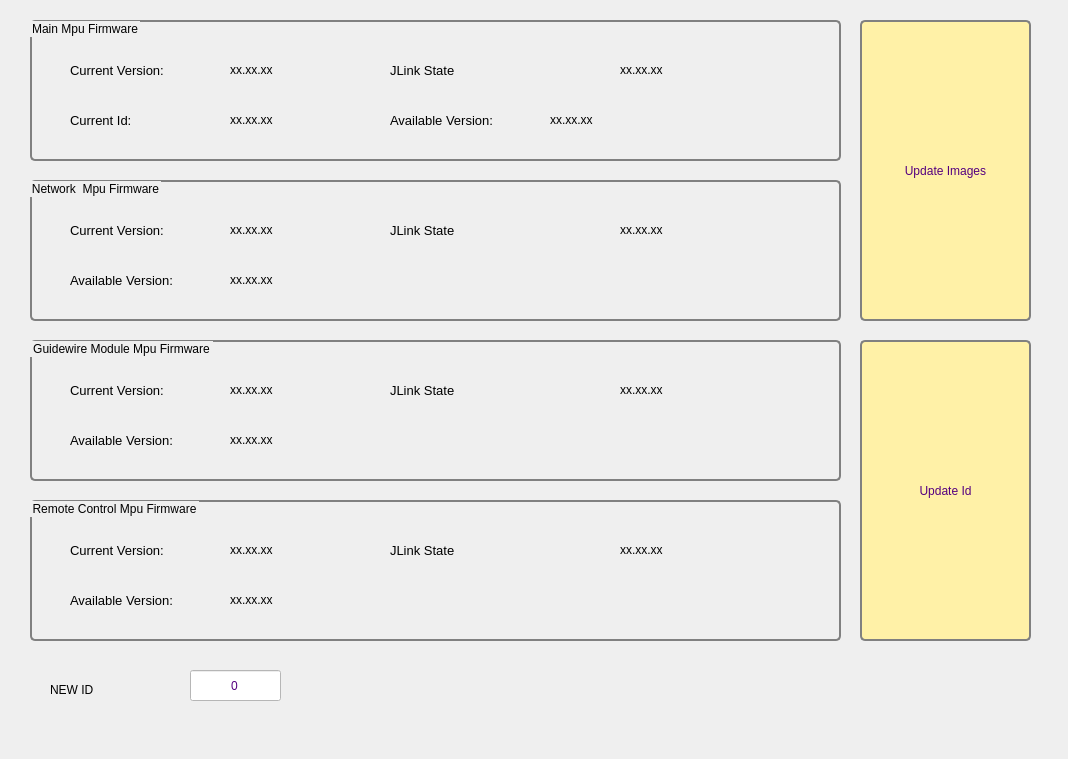
<?xml version="1.0" encoding="UTF-8"?>
<ui version="4.0">
 <author>Evgeny Kofman</author>
 <class>Dialog</class>
 <widget class="QDialog" name="Dialog">
  <property name="geometry">
   <rect>
    <x>0</x>
    <y>0</y>
    <width>1068</width>
    <height>759</height>
   </rect>
  </property>
  <property name="windowTitle">
   <string>Microbot Medical Loader  Version 0.95.</string>
  </property>
  <property name="windowIcon">
   <iconset>
    <normaloff>../../../../../.designer/backup/service.ico</normaloff>../../../../../.designer/backup/service.ico</iconset>
  </property>
  <property name="styleSheet">
   <string notr="true">QtDialog{
	background-color:rgb(196, 209, 212);
}
</string>
  </property>
  <property name="inputMethodHints">
   <set>Qt::ImhPreferNumbers</set>
  </property>
  <widget class="QGroupBox" name="groupBoxMain">
   <property name="geometry">
    <rect>
     <x>30</x>
     <y>20</y>
     <width>811</width>
     <height>141</height>
    </rect>
   </property>
   <property name="accessibleName">
    <string/>
   </property>
   <property name="accessibleDescription">
    <string/>
   </property>
   <property name="layoutDirection">
    <enum>Qt::LeftToRight</enum>
   </property>
   <property name="styleSheet">
    <string notr="true">QGroupBox { 
     border: 2px solid gray; 
     border-radius: 5px; 
 } </string>
   </property>
   <property name="inputMethodHints">
    <set>Qt::ImhDigitsOnly</set>
   </property>
   <property name="title">
    <string>Main Mpu Firmware</string>
   </property>
   <widget class="QLabel" name="labelCurrVersionMp">
    <property name="geometry">
     <rect>
      <x>40</x>
      <y>40</y>
      <width>111</width>
      <height>20</height>
     </rect>
    </property>
    <property name="font">
     <font>
      <pointsize>10</pointsize>
     </font>
    </property>
    <property name="text">
     <string>Current Version:</string>
    </property>
    <property name="scaledContents">
     <bool>true</bool>
    </property>
   </widget>
   <widget class="QLabel" name="varCurrVersionNbrMp">
    <property name="geometry">
     <rect>
      <x>200</x>
      <y>40</y>
      <width>81</width>
      <height>20</height>
     </rect>
    </property>
    <property name="text">
     <string>xx.xx.xx</string>
    </property>
    <property name="scaledContents">
     <bool>true</bool>
    </property>
   </widget>
   <widget class="QLabel" name="varJLinkStateMp">
    <property name="geometry">
     <rect>
      <x>590</x>
      <y>40</y>
      <width>81</width>
      <height>20</height>
     </rect>
    </property>
    <property name="text">
     <string>xx.xx.xx</string>
    </property>
    <property name="scaledContents">
     <bool>true</bool>
    </property>
   </widget>
   <widget class="QLabel" name="labelJLinkStateMp">
    <property name="geometry">
     <rect>
      <x>360</x>
      <y>40</y>
      <width>111</width>
      <height>20</height>
     </rect>
    </property>
    <property name="font">
     <font>
      <pointsize>10</pointsize>
     </font>
    </property>
    <property name="text">
     <string>JLink State</string>
    </property>
    <property name="scaledContents">
     <bool>true</bool>
    </property>
   </widget>
   <widget class="QLabel" name="varAvailableVersionNbrMp">
    <property name="geometry">
     <rect>
      <x>520</x>
      <y>90</y>
      <width>81</width>
      <height>20</height>
     </rect>
    </property>
    <property name="text">
     <string>xx.xx.xx</string>
    </property>
    <property name="scaledContents">
     <bool>true</bool>
    </property>
   </widget>
   <widget class="QLabel" name="labelAvailableVersionMp">
    <property name="geometry">
     <rect>
      <x>360</x>
      <y>90</y>
      <width>111</width>
      <height>20</height>
     </rect>
    </property>
    <property name="font">
     <font>
      <pointsize>10</pointsize>
     </font>
    </property>
    <property name="text">
     <string>Available Version:</string>
    </property>
    <property name="scaledContents">
     <bool>true</bool>
    </property>
   </widget>
   <widget class="QLabel" name="varCurrVersionNbrMp_2">
    <property name="geometry">
     <rect>
      <x>200</x>
      <y>90</y>
      <width>81</width>
      <height>20</height>
     </rect>
    </property>
    <property name="text">
     <string>xx.xx.xx</string>
    </property>
    <property name="scaledContents">
     <bool>true</bool>
    </property>
   </widget>
   <widget class="QLabel" name="labelCurrIdM">
    <property name="geometry">
     <rect>
      <x>40</x>
      <y>90</y>
      <width>91</width>
      <height>20</height>
     </rect>
    </property>
    <property name="font">
     <font>
      <pointsize>10</pointsize>
     </font>
    </property>
    <property name="text">
     <string>Current Id:</string>
    </property>
    <property name="scaledContents">
     <bool>true</bool>
    </property>
   </widget>
  </widget>
  <widget class="QPushButton" name="pushButtonManualSet">
   <property name="geometry">
    <rect>
     <x>860</x>
     <y>20</y>
     <width>171</width>
     <height>301</height>
    </rect>
   </property>
   <property name="styleSheet">
    <string notr="true">QPushButton{
	color:rgb(85, 0, 127);
	background-color:rgb(255, 241, 167);
	border: 2px solid gray; 
    border-radius: 5px; 
}
QPushButton:hover{
	background-color:rgb(85, 255, 127);
	color:black;
	font: 75 12pt &quot;MS Shell Dlg 2&quot;;
}
QPushButton:pressed{
	color:black;
	background-color:rgb(85, 255, 127);
	font: 75 14pt &quot;MS Shell Dlg 2&quot;;
}</string>
   </property>
   <property name="text">
    <string>Update Images</string>
   </property>
  </widget>
  <widget class="QPushButton" name="pushButtonUpdateId">
   <property name="geometry">
    <rect>
     <x>860</x>
     <y>340</y>
     <width>171</width>
     <height>301</height>
    </rect>
   </property>
   <property name="styleSheet">
    <string notr="true">QPushButton{
	color:rgb(85, 0, 127);
	background-color:rgb(255, 241, 167);
	border: 2px solid gray; 
    border-radius: 5px; 
}
QPushButton:hover{
	background-color:rgb(85, 255, 127);
	color:black;
	font: 75 12pt &quot;MS Shell Dlg 2&quot;;
}
QPushButton:pressed{
	color:black;
	background-color:rgb(85, 255, 127);
	font: 75 14pt &quot;MS Shell Dlg 2&quot;;
}</string>
   </property>
   <property name="text">
    <string>Update Id</string>
   </property>
  </widget>
  <widget class="QLineEdit" name="lineNewId">
   <property name="geometry">
    <rect>
     <x>190</x>
     <y>670</y>
     <width>91</width>
     <height>31</height>
    </rect>
   </property>
   <property name="styleSheet">
    <string notr="true">color:rgb(85, 0, 127);
font: 14pt &quot;MS Shell Dlg 2&quot;;
background-color:white;</string>
   </property>
   <property name="text">
    <string>0</string>
   </property>
   <property name="alignment">
    <set>Qt::AlignCenter</set>
   </property>
  </widget>
  <widget class="QGroupBox" name="groupBoxNetwork">
   <property name="geometry">
    <rect>
     <x>30</x>
     <y>180</y>
     <width>811</width>
     <height>141</height>
    </rect>
   </property>
   <property name="accessibleName">
    <string/>
   </property>
   <property name="accessibleDescription">
    <string/>
   </property>
   <property name="layoutDirection">
    <enum>Qt::LeftToRight</enum>
   </property>
   <property name="styleSheet">
    <string notr="true">QGroupBox { 
     border: 2px solid gray; 
     border-radius: 5px; 
 } </string>
   </property>
   <property name="inputMethodHints">
    <set>Qt::ImhDigitsOnly</set>
   </property>
   <property name="title">
    <string>Network  Mpu Firmware</string>
   </property>
   <widget class="QLabel" name="labelCurrVersionNw">
    <property name="geometry">
     <rect>
      <x>40</x>
      <y>40</y>
      <width>111</width>
      <height>20</height>
     </rect>
    </property>
    <property name="font">
     <font>
      <pointsize>10</pointsize>
     </font>
    </property>
    <property name="text">
     <string>Current Version:</string>
    </property>
    <property name="scaledContents">
     <bool>true</bool>
    </property>
   </widget>
   <widget class="QLabel" name="varCurrVersionNbrNw">
    <property name="geometry">
     <rect>
      <x>200</x>
      <y>40</y>
      <width>81</width>
      <height>20</height>
     </rect>
    </property>
    <property name="text">
     <string>xx.xx.xx</string>
    </property>
    <property name="scaledContents">
     <bool>true</bool>
    </property>
   </widget>
   <widget class="QLabel" name="varJLinkStateNw">
    <property name="geometry">
     <rect>
      <x>590</x>
      <y>40</y>
      <width>81</width>
      <height>20</height>
     </rect>
    </property>
    <property name="text">
     <string>xx.xx.xx</string>
    </property>
    <property name="scaledContents">
     <bool>true</bool>
    </property>
   </widget>
   <widget class="QLabel" name="labelJLinkStateNw">
    <property name="geometry">
     <rect>
      <x>360</x>
      <y>40</y>
      <width>111</width>
      <height>20</height>
     </rect>
    </property>
    <property name="font">
     <font>
      <pointsize>10</pointsize>
     </font>
    </property>
    <property name="text">
     <string>JLink State</string>
    </property>
    <property name="scaledContents">
     <bool>true</bool>
    </property>
   </widget>
   <widget class="QLabel" name="varAvailableVersionNbrNw">
    <property name="geometry">
     <rect>
      <x>200</x>
      <y>90</y>
      <width>81</width>
      <height>20</height>
     </rect>
    </property>
    <property name="text">
     <string>xx.xx.xx</string>
    </property>
    <property name="scaledContents">
     <bool>true</bool>
    </property>
   </widget>
   <widget class="QLabel" name="labelAvailableVersionNw">
    <property name="geometry">
     <rect>
      <x>40</x>
      <y>90</y>
      <width>111</width>
      <height>20</height>
     </rect>
    </property>
    <property name="font">
     <font>
      <pointsize>10</pointsize>
     </font>
    </property>
    <property name="text">
     <string>Available Version:</string>
    </property>
    <property name="scaledContents">
     <bool>true</bool>
    </property>
   </widget>
  </widget>
  <widget class="QGroupBox" name="groupBoxGuidewire">
   <property name="geometry">
    <rect>
     <x>30</x>
     <y>340</y>
     <width>811</width>
     <height>141</height>
    </rect>
   </property>
   <property name="accessibleName">
    <string/>
   </property>
   <property name="accessibleDescription">
    <string/>
   </property>
   <property name="layoutDirection">
    <enum>Qt::LeftToRight</enum>
   </property>
   <property name="styleSheet">
    <string notr="true">QGroupBox { 
     border: 2px solid gray; 
     border-radius: 5px; 
 } </string>
   </property>
   <property name="inputMethodHints">
    <set>Qt::ImhDigitsOnly</set>
   </property>
   <property name="title">
    <string>Guidewire Module Mpu Firmware</string>
   </property>
   <widget class="QLabel" name="labelCurrVersionGw">
    <property name="geometry">
     <rect>
      <x>40</x>
      <y>40</y>
      <width>111</width>
      <height>20</height>
     </rect>
    </property>
    <property name="font">
     <font>
      <pointsize>10</pointsize>
     </font>
    </property>
    <property name="text">
     <string>Current Version:</string>
    </property>
    <property name="scaledContents">
     <bool>true</bool>
    </property>
   </widget>
   <widget class="QLabel" name="varCurrVersionNbrGw">
    <property name="geometry">
     <rect>
      <x>200</x>
      <y>40</y>
      <width>81</width>
      <height>20</height>
     </rect>
    </property>
    <property name="text">
     <string>xx.xx.xx</string>
    </property>
    <property name="scaledContents">
     <bool>true</bool>
    </property>
   </widget>
   <widget class="QLabel" name="varJLinkStateGw">
    <property name="geometry">
     <rect>
      <x>590</x>
      <y>40</y>
      <width>81</width>
      <height>20</height>
     </rect>
    </property>
    <property name="text">
     <string>xx.xx.xx</string>
    </property>
    <property name="scaledContents">
     <bool>true</bool>
    </property>
   </widget>
   <widget class="QLabel" name="labelJLinkStateGw">
    <property name="geometry">
     <rect>
      <x>360</x>
      <y>40</y>
      <width>111</width>
      <height>20</height>
     </rect>
    </property>
    <property name="font">
     <font>
      <pointsize>10</pointsize>
     </font>
    </property>
    <property name="text">
     <string>JLink State</string>
    </property>
    <property name="scaledContents">
     <bool>true</bool>
    </property>
   </widget>
   <widget class="QLabel" name="varAvailableVersionNbrGw">
    <property name="geometry">
     <rect>
      <x>200</x>
      <y>90</y>
      <width>81</width>
      <height>20</height>
     </rect>
    </property>
    <property name="text">
     <string>xx.xx.xx</string>
    </property>
    <property name="scaledContents">
     <bool>true</bool>
    </property>
   </widget>
   <widget class="QLabel" name="labelAvailableVersionGw">
    <property name="geometry">
     <rect>
      <x>40</x>
      <y>90</y>
      <width>111</width>
      <height>20</height>
     </rect>
    </property>
    <property name="font">
     <font>
      <pointsize>10</pointsize>
     </font>
    </property>
    <property name="text">
     <string>Available Version:</string>
    </property>
    <property name="scaledContents">
     <bool>true</bool>
    </property>
   </widget>
  </widget>
  <widget class="QGroupBox" name="groupBoxRemote">
   <property name="geometry">
    <rect>
     <x>30</x>
     <y>500</y>
     <width>811</width>
     <height>141</height>
    </rect>
   </property>
   <property name="accessibleName">
    <string/>
   </property>
   <property name="accessibleDescription">
    <string/>
   </property>
   <property name="layoutDirection">
    <enum>Qt::LeftToRight</enum>
   </property>
   <property name="styleSheet">
    <string notr="true">QGroupBox { 
     border: 2px solid gray; 
     border-radius: 5px; 
 } </string>
   </property>
   <property name="inputMethodHints">
    <set>Qt::ImhDigitsOnly</set>
   </property>
   <property name="title">
    <string>Remote Control Mpu Firmware</string>
   </property>
   <widget class="QLabel" name="labelCurrVersionRem">
    <property name="geometry">
     <rect>
      <x>40</x>
      <y>40</y>
      <width>111</width>
      <height>20</height>
     </rect>
    </property>
    <property name="font">
     <font>
      <pointsize>10</pointsize>
     </font>
    </property>
    <property name="text">
     <string>Current Version:</string>
    </property>
    <property name="scaledContents">
     <bool>true</bool>
    </property>
   </widget>
   <widget class="QLabel" name="varCurrVersionNbrRem">
    <property name="geometry">
     <rect>
      <x>200</x>
      <y>40</y>
      <width>81</width>
      <height>20</height>
     </rect>
    </property>
    <property name="text">
     <string>xx.xx.xx</string>
    </property>
    <property name="scaledContents">
     <bool>true</bool>
    </property>
   </widget>
   <widget class="QLabel" name="varJLinkStateRem">
    <property name="geometry">
     <rect>
      <x>590</x>
      <y>40</y>
      <width>81</width>
      <height>20</height>
     </rect>
    </property>
    <property name="text">
     <string>xx.xx.xx</string>
    </property>
    <property name="scaledContents">
     <bool>true</bool>
    </property>
   </widget>
   <widget class="QLabel" name="labelJLinkStateRem">
    <property name="geometry">
     <rect>
      <x>360</x>
      <y>40</y>
      <width>111</width>
      <height>20</height>
     </rect>
    </property>
    <property name="font">
     <font>
      <pointsize>10</pointsize>
     </font>
    </property>
    <property name="text">
     <string>JLink State</string>
    </property>
    <property name="scaledContents">
     <bool>true</bool>
    </property>
   </widget>
   <widget class="QLabel" name="varAvailableVersionNbrRem">
    <property name="geometry">
     <rect>
      <x>200</x>
      <y>90</y>
      <width>81</width>
      <height>20</height>
     </rect>
    </property>
    <property name="text">
     <string>xx.xx.xx</string>
    </property>
    <property name="scaledContents">
     <bool>true</bool>
    </property>
   </widget>
   <widget class="QLabel" name="labelAvailableVersionRem">
    <property name="geometry">
     <rect>
      <x>40</x>
      <y>90</y>
      <width>111</width>
      <height>20</height>
     </rect>
    </property>
    <property name="font">
     <font>
      <pointsize>10</pointsize>
     </font>
    </property>
    <property name="text">
     <string>Available Version:</string>
    </property>
    <property name="scaledContents">
     <bool>true</bool>
    </property>
   </widget>
  </widget>
  <widget class="QLabel" name="labelNewId">
   <property name="geometry">
    <rect>
     <x>50</x>
     <y>680</y>
     <width>81</width>
     <height>20</height>
    </rect>
   </property>
   <property name="text">
    <string>NEW ID</string>
   </property>
   <property name="scaledContents">
    <bool>true</bool>
   </property>
  </widget>
 </widget>
 <resources/>
 <connections/>
 <designerdata>
  <property name="gridDeltaX">
   <number>10</number>
  </property>
  <property name="gridDeltaY">
   <number>10</number>
  </property>
  <property name="gridSnapX">
   <bool>true</bool>
  </property>
  <property name="gridSnapY">
   <bool>true</bool>
  </property>
  <property name="gridVisible">
   <bool>true</bool>
  </property>
 </designerdata>
</ui>
